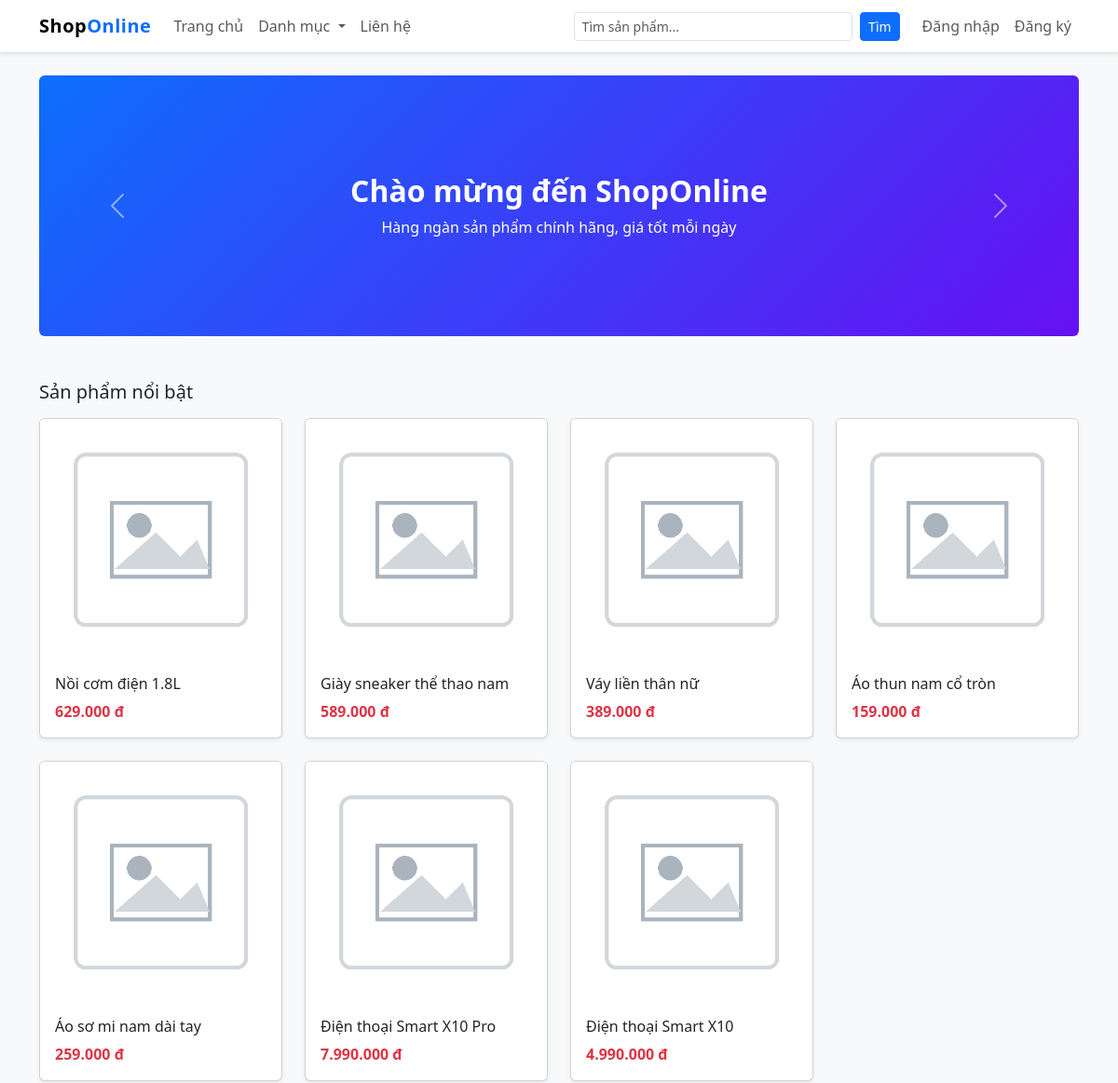
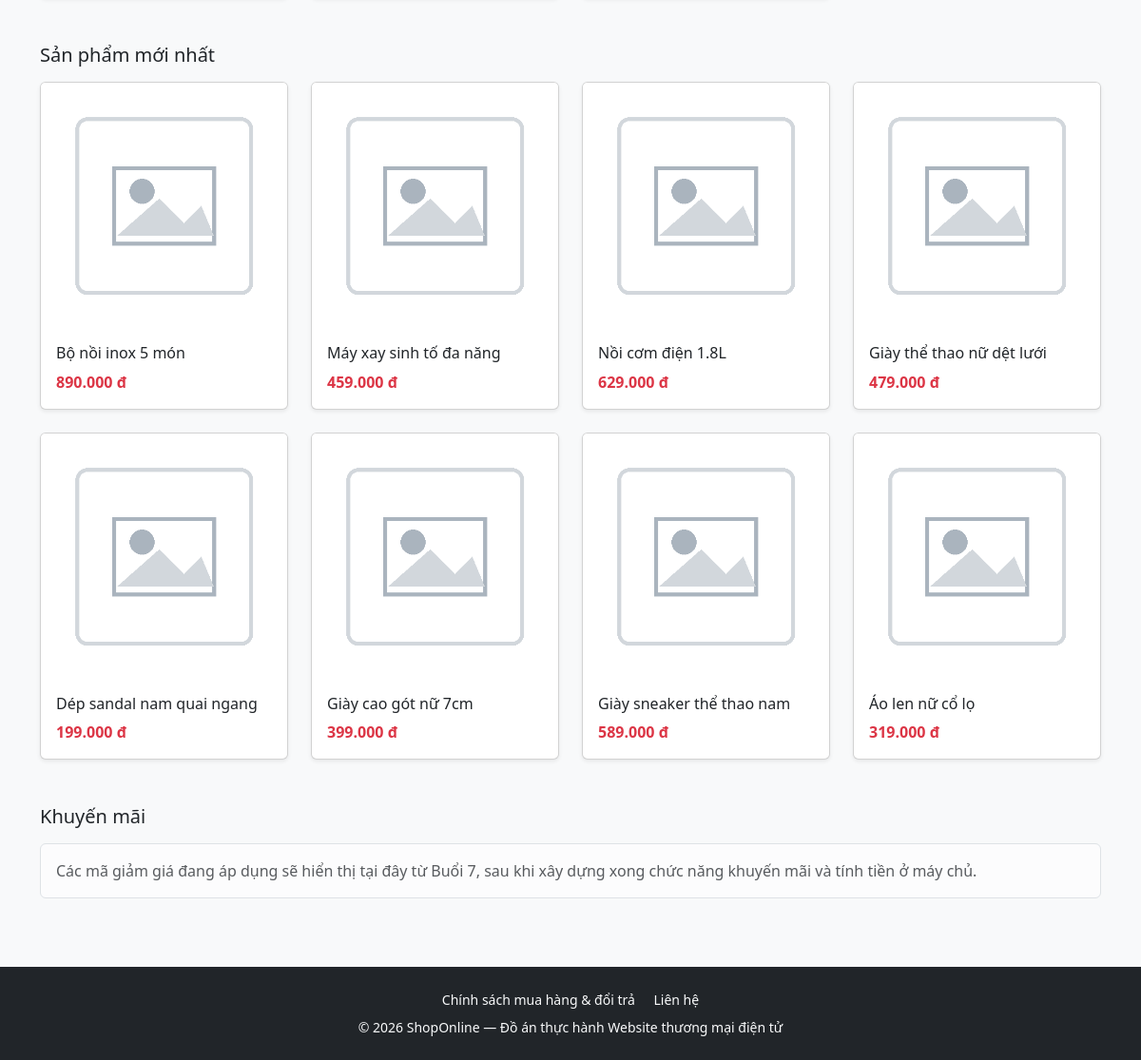
The page / on the database its author committed (2 pictures, top to bottom).
### tables this page shows
CREATE TABLE products (
    id          INT AUTO_INCREMENT PRIMARY KEY,
    category_id INT NOT NULL,
    sku         VARCHAR(50)  NOT NULL UNIQUE,
    name        VARCHAR(200) NOT NULL,
    brand       VARCHAR(100) DEFAULT NULL,
    description TEXT,
    price       DECIMAL(12,0) NOT NULL,
    stock       INT NOT NULL DEFAULT 0,
    is_featured TINYINT(1) NOT NULL DEFAULT 0,
    status      ENUM('active','inactive') NOT NULL DEFAULT 'active',
    sold_count  INT NOT NULL DEFAULT 0,
    created_at  DATETIME NOT NULL DEFAULT CURRENT_TIMESTAMP,
    CONSTRAINT fk_products_category
        FOREIGN KEY (category_id) REFERENCES categories(id)
);

### app/core/Controller.php (called while the page is built, shortened)
<?php
abstract class Controller
{
    protected function view(string $view, array $data = [], string|false $layout = 'main'): void
    {
        $viewFile = __DIR__ . '/../views/' . $view . '.php';
        $layoutFile = __DIR__ . '/../views/layouts/' . $layout . '.php';
        $content = function () use ($viewFile, $data) {
            extract($data);
            require $viewFile;
        };
        require $layoutFile;
    }
}

### app/controllers/HomeController.php (called while the page is built)
<?php
class HomeController extends Controller
{
    public function index(): void
    {
        $featured = $this->fetchProducts("p.is_featured = 1 AND p.status = 'active'", 8);
        $newest   = $this->fetchProducts("p.status = 'active'", 8);
        $this->view('home/index', [
            'pageTitle' => 'Trang chủ',
            'featured'  => $featured,
            'newest'    => $newest,
        ]);
    }
    private function fetchProducts(string $where, int $limit): array
    {
        $sql = "SELECT p.*, pi.file_name AS image
                FROM products p
                LEFT JOIN product_images pi
                       ON pi.product_id = p.id AND pi.is_primary = 1
                WHERE {$where}
                ORDER BY p.created_at DESC, p.id DESC
                LIMIT {$limit}";
        return Database::getInstance()->query($sql)->fetchAll();
    }
}

### app/core/App.php (called while the page is built, shortened)
<?php
class App
{
    protected string $action;
    protected array $params = [];
    public function __construct()
    {
        $url = isset($_GET['url']) ? trim($_GET['url'], '/') : '';
        $segments = $url === '' ? [] : explode('/', $url);
        if (($segments[0] ?? '') === 'admin') {
            $this->controllerName = 'Admin' . ucfirst($segments[1] ?? 'dashboard') . 'Controller';
            $this->action = $segments[2] ?? 'index';
            $this->params = array_slice($segments, 3);
        } else {
            $this->action = $segments[1] ?? 'index';
            $this->params = array_slice($segments, 2);
        }
        $this->dispatch();
    }
    protected function dispatch(): void
    {
        $controller = new $this->controllerName();
        call_user_func_array([$controller, $this->action], $this->params);
    }
}

### public/index.php (called while the page is built, shortened)
<?php
require_once __DIR__ . '/../app/core/helpers.php';
spl_autoload_register(function (string $class): void {
    $directories = [
        __DIR__ . '/../app/core/',
        __DIR__ . '/../app/controllers/',
        __DIR__ . '/../app/controllers/admin/',
        __DIR__ . '/../app/models/',
        __DIR__ . '/../app/services/',
    ];
    foreach ($directories as $dir) {
        $file = $dir . $class . '.php';
        if (file_exists($file)) {
            return;
        }
    }
});
new App();

### app/core/Auth.php (called while the page is built, shortened)
<?php
class Auth
{
    public static function check(): bool
    {
        return isset($_SESSION['user']);
    }
}

### app/core/Database.php (called while the page is built, shortened)
<?php
class Database
{
    private static ?PDO $instance = null;
    public static function getInstance(): PDO
    {
        if (self::$instance === null) {
            $dsn = 'mysql:host=' . DB_HOST
                 . ';port=' . DB_PORT
                 . ';dbname=' . DB_NAME
                 . ';charset=' . DB_CHARSET;
            try {
                self::$instance = new PDO(
                    $dsn,
                    DB_USER,
                    DB_PASS,
                    [
                        PDO::ATTR_ERRMODE => PDO::ERRMODE_EXCEPTION,
                        PDO::ATTR_DEFAULT_FETCH_MODE => PDO::FETCH_ASSOC,
                        PDO::ATTR_EMULATE_PREPARES => false,
                    ]
                );
            } catch (PDOException $e) {
                error_log('Loi ket noi CSDL: ' . $e->getMessage());
                http_response_code(500);
                die('Khong the ket noi MySQL.');
            }
        }
        return self::$instance;
    }
}

### app/core/helpers.php (the view, shortened to what this page needs)
<?php
function e($value): string
{
    return htmlspecialchars((string) $value, ENT_QUOTES, 'UTF-8');
}
function base_url(string $path = ''): string
{
    return rtrim(BASE_URL, '/') . '/' . ltrim($path, '/');
}
function asset(string $path): string
{
    return base_url('assets/' . ltrim($path, '/'));
}
function format_vnd($number): string
{
    return number_format((float) $number, 0, ',', '.') . ' đ';
}
function product_image_url(?string $fileName, string $size = 'thumb'): string
{
    if (empty($fileName)) {
        return asset('img/no-image.png');
    }
    $folder = $size === 'full' ? 'uploads/products/' : 'uploads/products/thumbs/';
    return base_url($folder . $fileName);
}
function product_card_html(array $product): string
{
    $url   = e(base_url('product/detail/' . $product['id']));
    $img   = e(product_image_url($product['image'] ?? null, 'thumb'));
    $name  = e($product['name']);
    $price = format_vnd($product['price']);
    return <<<HTML
    <div class="col">
        <a href="{$url}" class="text-decoration-none text-dark">
            <div class="card h-100 shadow-sm">
                <img src="{$img}" class="card-img-top" loading="lazy" alt="{$name}">
                <div class="card-body d-flex flex-column">
                    <h3 class="h6 card-title">{$name}</h3>
                    <p class="text-danger fw-bold mt-auto mb-0">{$price}</p>
                </div>
            </div>
        </a>
    </div>
    HTML;
}

### app/views/layouts/main.php (shortened to what this page needs)
<!DOCTYPE html>
<html lang="vi">
<head>
    <link href="https://cdn.jsdelivr.net/npm/bootstrap@5/dist/css/bootstrap.min.css" rel="stylesheet">
    <link href="<?= e(asset('css/style.css')) ?>" rel="stylesheet">
</head>
<body class="d-flex flex-column min-vh-100">
<header class="border-bottom shadow-sm bg-white">
    <nav class="navbar navbar-expand-lg navbar-light bg-white">
        <div class="container">
            <a class="navbar-brand fw-bold" href="<?= e(base_url('')) ?>">
                Shop<span class="text-primary">Online</span>
            </a>
            <div class="collapse navbar-collapse" id="mainMenu">
                <ul class="navbar-nav me-auto mb-2 mb-lg-0">
                    <li class="nav-item">
                        <a class="nav-link" href="<?= e(base_url('')) ?>">Trang chủ</a>
                    </li>
                    <li class="nav-item dropdown">
                        <a class="nav-link dropdown-toggle" href="#" role="button" data-bs-toggle="dropdown">
                            Danh mục
                        </a>
                    </li>
                    <li class="nav-item">
                        <a class="nav-link" href="<?= e(base_url('contact')) ?>">Liên hệ</a>
                    </li>
                </ul>
                <form
                    class="d-flex mx-lg-3 my-2 my-lg-0"
                    method="GET"
                    action="<?= e(base_url('product/search')) ?>"
                    style="max-width: 350px; width: 100%;"
                >
                    <input
                        class="form-control form-control-sm me-2"
                        type="search"
                        name="q"
                        placeholder="Tìm sản phẩm..."
                        value="<?= e($_GET['q'] ?? '') ?>"
                    >
                    <button class="btn btn-sm btn-primary" type="submit">
                        Tìm
                    </button>
                </form>
                <ul class="navbar-nav">
                    <?php if (Auth::check()): ?>
                        <li class="nav-item dropdown">
                            <a class="nav-link dropdown-toggle" href="#" role="button" data-bs-toggle="dropdown">
                                <?= e(Auth::user()['full_name']) ?>
                            </a>
                            <ul class="dropdown-menu dropdown-menu-end">
                                <?php if (in_array(Auth::role(), ['admin', 'staff'], true)): ?>
                                    <li>
                                        <a class="dropdown-item" href="<?= e(base_url('admin/dashboard')) ?>">
                                            Trang quản trị
                                        </a>
                                    </li>
                                    <li><hr class="dropdown-divider"></li>
                                <?php endif; ?>
                                <li>
                                    <a class="dropdown-item" href="<?= e(base_url('account/profile')) ?>">
                                        Hồ sơ cá nhân
                                    </a>
                                </li>
                                <li>
                                    <a class="dropdown-item" href="<?= e(base_url('auth/logout')) ?>">
                                        Đăng xuất
                                    </a>
                                </li>
                            </ul>
                        </li>
                    <?php else: ?>
                        <li class="nav-item">
                            <a class="nav-link" href="<?= e(base_url('auth/login')) ?>">Đăng nhập</a>
                        </li>
                        <li class="nav-item">
                            <a class="nav-link" href="<?= e(base_url('auth/register')) ?>">Đăng ký</a>
                        </li>
                    <?php endif; ?>
                </ul>
            </div>
        </div>
    </nav>
</header>
<main class="py-4 flex-grow-1">
    <div class="container">
        <?php $content(); ?>
    </div>
</main>
<footer class="bg-dark text-light py-4 mt-5">
    <div class="container text-center small">
        <p class="mb-2">
            <a href="<?= e(base_url('policy')) ?>" class="text-light text-decoration-none me-3">
                Chính sách mua hàng &amp; đổi trả
            </a>
            <a href="<?= e(base_url('contact')) ?>" class="text-light text-decoration-none">
                Liên hệ
            </a>
        </p>
        &copy; <?= date('Y') ?> ShopOnline &mdash; Đồ án thực hành Website thương mại điện tử
    </div>
</footer>
</body>
</html>

### app/views/home/index.php (shortened to what this page needs)
<div id="homeBanner" class="carousel slide mb-5 rounded overflow-hidden" data-bs-ride="carousel">
    <div class="carousel-inner">
        <div class="carousel-item active">
            <div class="d-flex align-items-center justify-content-center text-white text-center"
                 style="height: 280px; background: linear-gradient(135deg, #0d6efd, #6610f2);">
                <div>
                    <h2 class="fw-bold">Chào mừng đến ShopOnline</h2>
                    <p class="mb-0">Hàng ngàn sản phẩm chính hãng, giá tốt mỗi ngày</p>
                </div>
            </div>
        </div>
    </div>
    <button class="carousel-control-prev" type="button" data-bs-target="#homeBanner" data-bs-slide="prev">
        <span class="carousel-control-prev-icon"></span>
    </button>
    <button class="carousel-control-next" type="button" data-bs-target="#homeBanner" data-bs-slide="next">
        <span class="carousel-control-next-icon"></span>
    </button>
</div>
<h2 class="h5 mb-3">Sản phẩm nổi bật</h2>
<?php if (empty($featured)): ?>
    <p class="text-muted mb-5">Chưa có sản phẩm nổi bật.</p>
<?php else: ?>
    <div class="row row-cols-2 row-cols-md-3 row-cols-lg-4 g-4 mb-5">
        <?php foreach ($featured as $p): ?>
            <?= product_card_html($p) ?>
        <?php endforeach; ?>
    </div>
<?php endif; ?>
<h2 class="h5 mb-3">Sản phẩm mới nhất</h2>
<?php if (empty($newest)): ?>
    <p class="text-muted mb-5">Chưa có sản phẩm nào.</p>
<?php else: ?>
    <div class="row row-cols-2 row-cols-md-3 row-cols-lg-4 g-4 mb-5">
        <?php foreach ($newest as $p): ?>
            <?= product_card_html($p) ?>
        <?php endforeach; ?>
    </div>
<?php endif; ?>
<h2 class="h5 mb-3">Khuyến mãi</h2>
<div class="alert alert-light border text-muted mb-0">
    Các mã giảm giá đang áp dụng sẽ hiển thị tại đây từ Buổi 7, sau khi xây dựng xong chức năng khuyến mãi và tính tiền ở máy chủ.
</div>

### public/assets/css/style.css (style rules this page uses)
body { background-color: #f8f9fa; }
.card-img-top { width: 100%; aspect-ratio: 1 / 1; object-fit: cover; background-color: #f1f1f1; }
.navbar-brand { letter-spacing: 0.5px; }

### rows shown on the page
products: name "Nồi cơm điện 1.8L", price "629.000 đ"
products: name "Giày sneaker thể thao nam", price "589.000 đ"
products: name "Váy liền thân nữ", price "389.000 đ"
products: name "Áo thun nam cổ tròn", price "159.000 đ"
products: name "Áo sơ mi nam dài tay", price "259.000 đ"
products: name "Điện thoại Smart X10 Pro", price "7.990.000 đ"
products: name "Điện thoại Smart X10", price "4.990.000 đ"
products: name "Bộ nồi inox 5 món", price "890.000 đ"
products: name "Máy xay sinh tố đa năng", price "459.000 đ"
products: name "Giày thể thao nữ dệt lưới", price "479.000 đ"
products: name "Dép sandal nam quai ngang", price "199.000 đ"
products: name "Giày cao gót nữ 7cm", price "399.000 đ"
products: name "Áo len nữ cổ lọ", price "319.000 đ"
